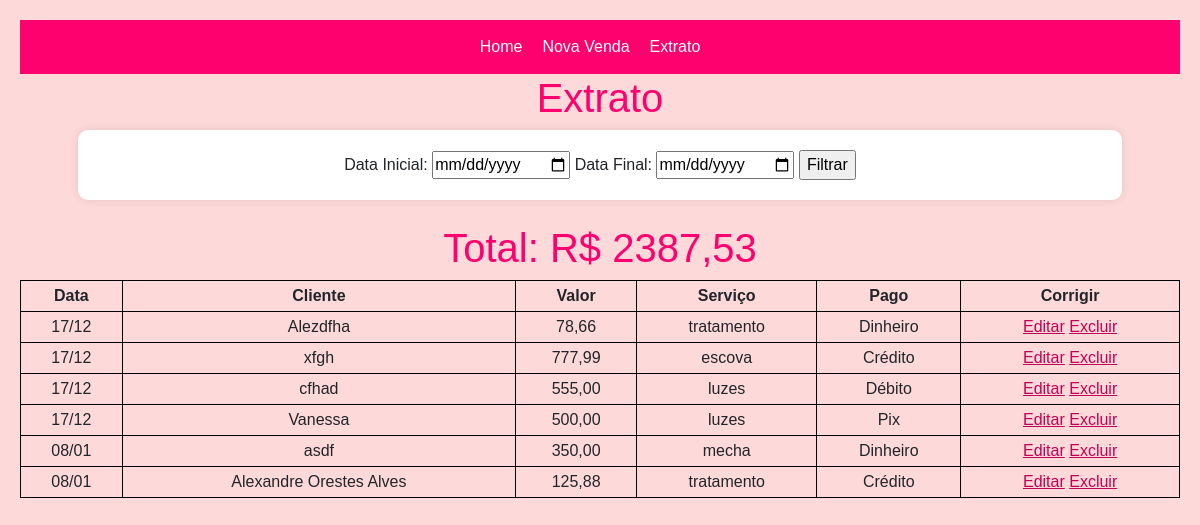
Screenshot of /appvendas/vendas/ with the database file from the repository.
### appvendas/models.py (models this page shows, shortened)
class Venda(models.Model):
    FORMAS_DE_PAGAMENTO = [
        ('pix', 'Pix'),
        ('debito', 'Débito'),
        ('credito_vista', 'Crédito'),
        ('dinheiro', 'Dinheiro'),
        ('troca', 'Troca'),
        ('fiado', 'Fiado'),
    ]
    valor = models.DecimalField(max_digits=10, decimal_places=2)
    forma_pagamento = models.CharField(max_length=20, choices=FORMAS_DE_PAGAMENTO)
    data = models.DateField(auto_now_add=True)
    nome_procedimento =  models.CharField(max_length=100, default=' ')
    nome_cliente = models.CharField(max_length=100, default=' ')

### appvendas/views.py (the view)
# urls.py: path('vendas/', views.listar_vendas, name='listar_vendas'),
def listar_vendas(request):
    data_inicial = request.GET.get('data_inicial')
    data_final = request.GET.get('data_final')
    vendas = Venda.objects.all()
    if data_inicial and data_final:
        vendas = vendas.filter(data__range=[data_inicial, data_final])
    soma_valores = vendas.aggregate(soma_valores=Sum('valor'))['soma_valores']
    return render(request, 'listar_vendas.html', {'vendas': vendas, 'soma_valores': soma_valores})

### appvendas/templates/listar_vendas.html (shortened to what this page needs)
{% include 'header.html' %}
<h1>Extrato</h1>
<form method="GET">
    <label for="data_inicial">Data Inicial:</label>
    <input type="date" id="data_inicial" name="data_inicial">
    <label for="data_final">Data Final:</label>
    <input type="date" id="data_final" name="data_final">
    <input type="submit" value="Filtrar">
</form><br>
<h1>Total: R$ {{ soma_valores|default:"0.00"|floatformat:"2" }}</h1>
<table>
    <thead>
        <tr>
            <th>Data</th>
            <th>Cliente</th>
            <th>Valor</th>
            <th>Serviço</th>
            <th>Pago</th>
            <th>Corrigir</th>
        </tr>
    </thead>
    <tbody>
        {% for venda in vendas %}
        <tr>
            <td>{{ venda.data|date:"d/m" }}</td>
            <td>{{ venda.nome_cliente }}</td>
            <td>{{ venda.valor }}</td>
            <td>{{ venda.nome_procedimento }}</td>
            <td>{{ venda.get_forma_pagamento_display }}</td>
            <td>
                <a href="{% url 'editar_venda' venda.pk %}">Editar</a>
                <a href="{% url 'confirmar_exclusao' venda.pk %}">Excluir</a>
            </td>
        </tr>
        {% endfor %}
    </tbody>
</table>
{% include 'footer.html' %}

### appvendas/static/estilo.css (style rules this page uses)
body { background-color: #fd000026; font-family: "Arial", sans-serif; text-align: center; padding: 20px; }
h1 { font-size: 40px; color: #ff006f; }
form { max-width: 90%; margin: 0 auto; padding: 20px; border-radius: 10px; box-shadow: 0 0 10px rgba(0, 0, 0, 0.1); background-color: #ffffff; }
a { color: #c20255; font-size: x-large text-decoration: none; }

### appvendas/templates/listar_vendas.html (style rules this page uses)
table { border-collapse: collapse; width: 100%; }
th, td { border: 1px solid #000; padding: 3px; }

### rows the page displays
Venda: data "17/12", nome_cliente "Alezdfha", valor "78,66", nome_procedimento "tratamento", forma_pagamento "Dinheiro"
Venda: data "17/12", nome_cliente "xfgh", valor "777,99", nome_procedimento "escova", forma_pagamento "Crédito"
Venda: data "17/12", nome_cliente "cfhad", valor "555,00", nome_procedimento "luzes", forma_pagamento "Débito"
Venda: data "17/12", nome_cliente "Vanessa", valor "500,00", nome_procedimento "luzes", forma_pagamento "Pix"
Venda: data "08/01", nome_cliente "asdf", valor "350,00", nome_procedimento "mecha", forma_pagamento "Dinheiro"
Venda: data "08/01", nome_cliente "Alexandre Orestes Alves", valor "125,88", nome_procedimento "tratamento", forma_pagamento "Crédito"

### other values shown
{{ soma_valores|default:"0.00"|floatformat:"2" }} "2387,53"
